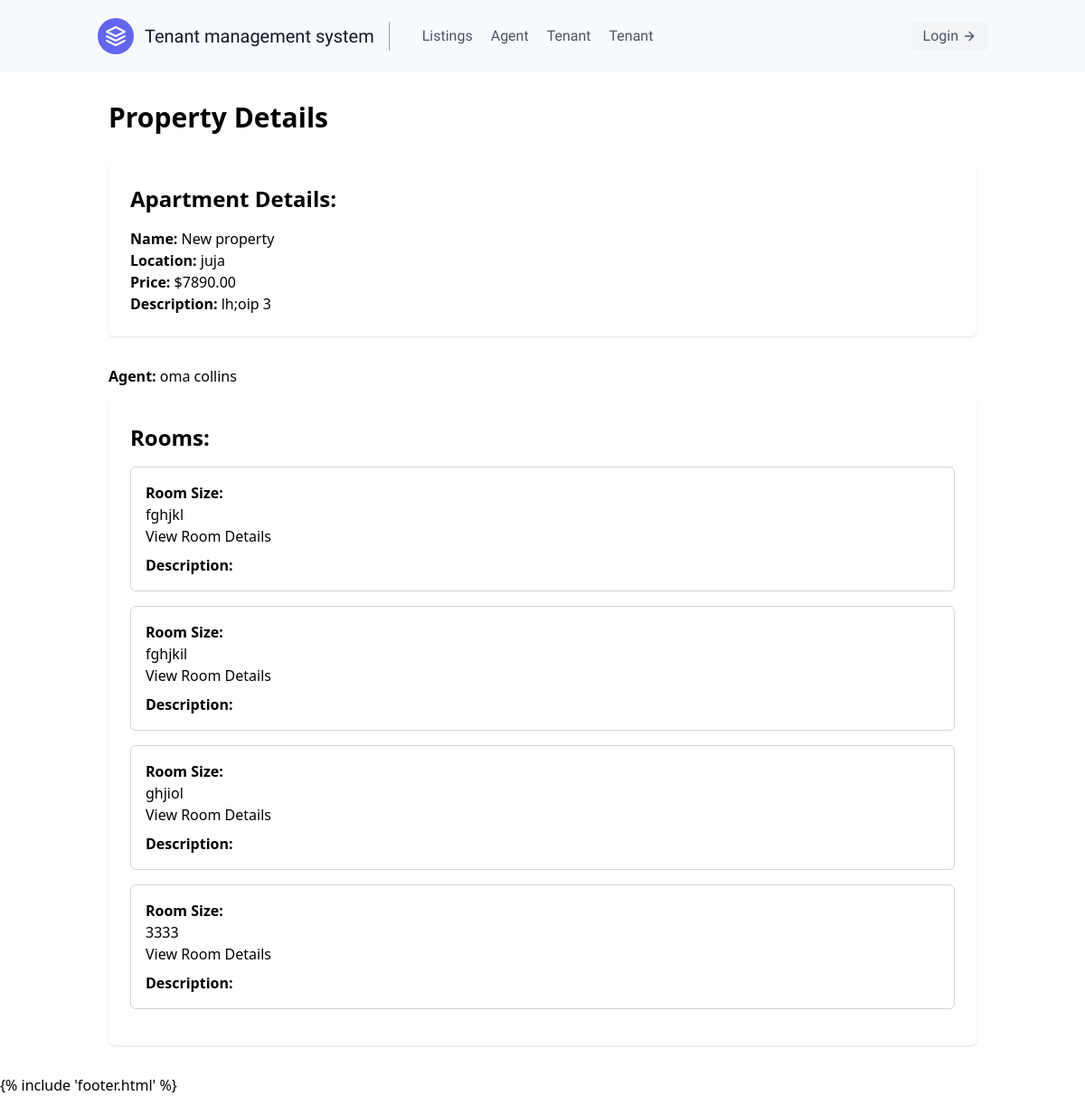
Screenshot of /agent_home/property/3/ with the database file from the repository.
### users/models.py (models this page shows, shortened)
class Property(models.Model):
    name = models.CharField(max_length=50)
    location = models.CharField(max_length=50)
    image = models.ImageField(default='default.jpg', blank=True, null=True)
    price = models.DecimalField(max_digits=10, decimal_places=2)
    description = models.TextField()
    agent = models.ForeignKey(Agent, on_delete=models.CASCADE)

class Agent(models.Model):
    user = models.OneToOneField(User, on_delete=models.CASCADE, primary_key=True)
    first_name = models.CharField(max_length=50)
    last_name = models.CharField(max_length=50)
    id_number = models.CharField(max_length=50)
    created_at = models.DateTimeField(auto_now_add=True)
    def __str__(self):
        return self.first_name + " " + self.last_name

class Room(models.Model):
    name = models.CharField(max_length=50)
    property = models.ForeignKey(Property, on_delete=models.CASCADE)

### users/views.py (the view)
# urls.py: path('agent_home/property/<int:id>/', views.property_details, name='property_details'),
def property_details(request, id):
    apartment = Property.objects.get(id=id)
    rooms = Room.objects.filter(property=apartment)
    context = {
        'apartment': apartment,
        'rooms': rooms,
        'property_id': id,
    }
    if request.method == 'POST':
        form = RoomForm(request.POST)
        if form.is_valid():
            room = form.save(commit=False)
            room.property = apartment
            room.save()
            return redirect('property_details', id=id)
    else:
        form = RoomForm()
    context['form'] = form
    return render(request, 'users/property_details.html', context)

### users/templates/users/property_details.html (shortened to what this page needs)
{% extends 'main.html' %} {% block content %}
<div class="container mx-auto p-8">
  <h1 class="text-3xl font-bold mb-8">Property Details</h1>
  <div class="bg-white rounded-md shadow p-6 mb-8">
    <h2 class="text-2xl font-bold mb-4">Apartment Details:</h2>
    <p><span class="font-semibold">Name:</span> {{ apartment.name }}</p>
    <p><span class="font-semibold">Location:</span> {{ apartment.location }}</p>
    <p><span class="font-semibold">Price:</span> ${{ apartment.price }}</p>
    <p>
      <span class="font-semibold">Description:</span> {{ apartment.description}}
      <span> {{apartment.id}} </span>
    </p>
  </div>
  <p class="mb-4">
    <span class="font-semibold">Agent:</span> {{ apartment.agent}}
  </p>
  <div class="bg-white rounded-md shadow p-6">
    <h2 class="text-2xl font-bold mb-4">Rooms:</h2>
    {% for room in rooms %}
    <div class="border border-gray-300 rounded-md p-4 mb-4">
      <p class="font-semibold">Room Size:</p>
      <p>{{ room.name }}</p>
      <a href="{% url 'room_details' room.id %}">View Room Details</a>
      <p class="font-semibold mt-2">Description:</p>
    </div>
    {% endfor %}
  </div>
</div>
{% endblock %}

### rows the page displays
Property: name "New property", location "juja", price "7890.00", description "lh;oip", id "3", agent "oma collins"
Room: name "fghjkl"
Room: name "fghjkil"
Room: name "ghjiol"
Room: name "3333"
